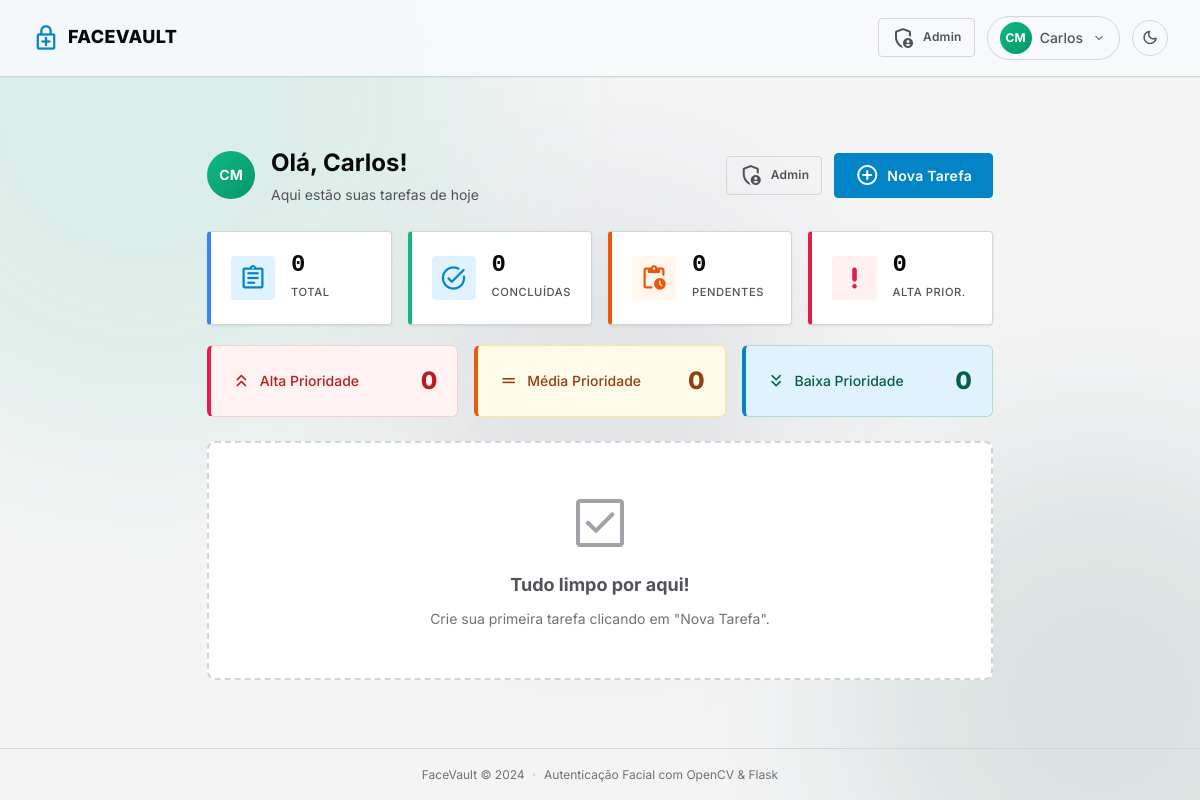
Screenshot of / (signed in) with the database file from the repository.
### models.py (models this page shows, shortened)
class User(UserMixin, db.Model):
    id             = db.Column(db.Integer, primary_key=True)
    nome           = db.Column(db.String(150), nullable=False)
    sobrenome      = db.Column(db.String(150), nullable=False)
    email          = db.Column(db.String(150), unique=True, nullable=False)
    cpf            = db.Column(db.String(11), unique=True, nullable=False)
    celular        = db.Column(db.String(15), nullable=False)
    data_nascimento= db.Column(db.Date, nullable=False)
    genero         = db.Column(db.String(20), nullable=False)
    face_image_path= db.Column(db.String(300), nullable=False)
    is_admin       = db.Column(db.Boolean, default=False, nullable=False)
    is_active      = db.Column(db.Boolean, default=True, nullable=False)
    tema           = db.Column(db.String(20), default='vault', nullable=False)
    criado_em      = db.Column(db.DateTime, default=datetime.utcnow, nullable=False)
    atualizado_em  = db.Column(db.DateTime, default=datetime.utcnow,
                               onupdate=datetime.utcnow, nullable=False)
    tasks = db.relationship('Task', backref='owner', lazy=True,
                            cascade='all, delete-orphan')
    @property
    def nome_completo(self):
        return f"{self.nome} {self.sobrenome}"

### routes/tasks.py (the view)
@tasks_bp.route('/')
@login_required
def index():
    tasks = (Task.query
             .filter_by(user_id=current_user.id)
             .order_by(Task.completed.asc(),      # Pendentes antes das concluídas
                       Task.priority.desc(),      # Alta prioridade no topo
                       Task.id.desc())            # Mais recentes primeiro em caso de empate
             .all())
    return render_template('index.html', tasks=tasks)

### templates/index.html (shortened to what this page needs)
{% extends 'base.html' %}
{% block content %}
<div class="dashboard">
    <header class="dash-header">
        <div class="dash-header__info">
            <div class="avatar avatar--lg">{{ current_user.nome[0] }}{{ current_user.sobrenome[0] }}</div>
            <div>
                <h1 class="dash-header__title">Olá, {{ current_user.nome }}!</h1>
                <p class="dash-header__sub">Aqui estão suas tarefas de hoje</p>
            </div>
        </div>
        <div class="dash-header__actions">
            {% if current_user.is_admin %}
            <a href="{{ url_for('admin.dashboard') }}" class="btn btn--ghost btn--sm">
                <span class="material-symbols-rounded">admin_panel_settings</span> Admin
            </a>
            {% endif %}
            <a href="{{ url_for('tasks.add_task') }}" class="btn btn--primary">
                <span class="material-symbols-rounded">add_circle</span> Nova Tarefa
            </a>
        </div>
    </header>
    <div class="stats" id="stats-row">
        <div class="stat-card stat-card--blue">
            <span class="material-symbols-rounded">assignment</span>
            <div><strong id="st-total">{{ tasks|length }}</strong><small>Total</small></div>
        </div>
        <div class="stat-card stat-card--green">
            <span class="material-symbols-rounded">task_alt</span>
            <div><strong id="st-done">{{ tasks|selectattr('completed')|list|length }}</strong><small>Concluídas</small></div>
        </div>
        <div class="stat-card stat-card--orange">
            <span class="material-symbols-rounded">pending_actions</span>
            <div><strong id="st-pending">{{ tasks|rejectattr('completed')|list|length }}</strong><small>Pendentes</small></div>
        </div>
        <div class="stat-card stat-card--red">
            <span class="material-symbols-rounded">priority_high</span>
            <div><strong id="st-high">{{ tasks|selectattr('priority','equalto',3)|rejectattr('completed')|list|length }}</strong><small>Alta Prior.</small></div>
        </div>
    </div>
    {% set high = tasks|selectattr('priority','equalto',3)|rejectattr('completed')|list|length %}
    {% set med  = tasks|selectattr('priority','equalto',2)|rejectattr('completed')|list|length %}
    {% set low  = tasks|selectattr('priority','equalto',1)|rejectattr('completed')|list|length %}
    <div class="priority-cards">
        <div class="priority-card priority-card--high">
            <div class="priority-card__left">
                <span class="material-symbols-rounded">keyboard_double_arrow_up</span>
                <span>Alta Prioridade</span>
            </div>
            <strong id="pc-high">{{ high }}</strong>
        </div>
        <div class="priority-card priority-card--medium">
            <div class="priority-card__left">
                <span class="material-symbols-rounded">drag_handle</span>
                <span>Média Prioridade</span>
            </div>
            <strong id="pc-med">{{ med }}</strong>
        </div>
        <div class="priority-card priority-card--low">
            <div class="priority-card__left">
                <span class="material-symbols-rounded">keyboard_double_arrow_down</span>
                <span>Baixa Prioridade</span>
            </div>
            <strong id="pc-low">{{ low }}</strong>
        </div>
    </div>
    {% if tasks %}
    <h2 class="section-title">Suas Tarefas</h2>
    <div class="task-list" id="task-list">
        {% for task in tasks %}
        <div class="task-item {% if task.completed %}task-item--done{% endif %}"
             id="task-{{ task.id }}"
             data-task-id="{{ task.id }}"
             data-completed="{{ 'true' if task.completed else 'false' }}"
             data-priority="{{ task.priority }}"
             data-toggle-url="{{ url_for('tasks.toggle_task_ajax', task_id=task.id) }}">
            <button class="task-checkbox" title="Marcar como concluída" onclick="toggleTask(event, {{ task.id }})">
                <span class="task-checkbox__ring"></span>
                <span class="material-symbols-rounded task-checkbox__icon">
                    {% if task.completed %}check_circle{% else %}radio_button_unchecked{% endif %}
                </span>
            </button>
            <div class="task-item__body">
                <p class="task-item__title">{{ task.title }}</p>
                {% if task.description %}
                <p class="task-item__desc">{{ task.description }}</p>
                {% endif %}
                <div class="task-item__meta">
                    <span>
                        <span class="material-symbols-rounded">calendar_today</span>
                        {{ task.criado_em.strftime('%d/%m/%Y') }}
                    </span>
                </div>
            </div>
            <span class="badge badge--{{ task.priority_color }}">{{ task.priority_label }}</span>
            <div class="task-item__actions">
                <a href="{{ url_for('tasks.update_task', task_id=task.id) }}"
                   class="btn btn--icon btn--ghost" title="Editar">
                    <span class="material-symbols-rounded">edit</span>
                </a>
                <a href="{{ url_for('tasks.delete_task', task_id=task.id) }}"
                   class="btn btn--icon btn--danger-ghost" title="Excluir"
                   onclick="return confirm('Confirma a exclusão?')">
                    <span class="material-symbols-rounded">delete</span>
                </a>
            </div>
        </div>
        {% endfor %}
    </div>
    {% else %}
    <div class="empty">
        <span class="material-symbols-rounded empty__icon">check_box</span>
        <p class="empty__title">Tudo limpo por aqui!</p>
        <p class="empty__sub">Crie sua primeira tarefa clicando em "Nova Tarefa".</p>
    </div>
    {% endif %}
</div>
{% endblock %}

### templates/base.html (shortened to what this page needs)
<!DOCTYPE html>
<html lang="pt-BR" id="html-root">
<head>
    <link rel="stylesheet" href="{{ url_for('static', filename='css/style.css') }}">
    {% if current_user.is_authenticated and current_user.tema and current_user.tema != 'vault' %}
    <link rel="stylesheet" href="{{ url_for('static', filename='css/theme-' + current_user.tema + '.css') }}">
    {% endif %}
</head>
<body>
<div class="bg-orbs" aria-hidden="true">
    <div class="bg-orb bg-orb--1"></div>
    <div class="bg-orb bg-orb--2"></div>
</div>
<nav class="navbar">
    <a href="{{ url_for('tasks.index') if current_user.is_authenticated else url_for('auth.login') }}" class="navbar__brand">
        <span class="material-symbols-rounded">enhanced_encryption</span>
        <span>FaceVault</span>
    </a>
    <div class="navbar__right">
        {% if current_user.is_authenticated %}
        {% if current_user.is_admin %}
        <a href="{{ url_for('admin.dashboard') }}" class="btn btn--ghost btn--sm">
            <span class="material-symbols-rounded">admin_panel_settings</span> Admin
        </a>
        {% endif %}
        <div class="profile-menu" id="profile-menu">
            <button class="profile-trigger" onclick="toggleProfileMenu()">
                <div class="avatar">{{ current_user.nome[0] }}{{ current_user.sobrenome[0] }}</div>
                <span class="navbar__name">{{ current_user.nome }}</span>
                <span class="material-symbols-rounded dropdown-arrow">expand_more</span>
            </button>
        </div>
        {% endif %}
        <button class="theme-toggle" id="theme-toggle" title="Alternar tema" onclick="toggleTheme()">
            <span class="material-symbols-rounded" id="theme-icon">dark_mode</span>
        </button>
    </div>
</nav>
<main class="main">
    {% block content %}{% endblock %}
</main>
<footer class="footer">
    <span>FaceVault &copy; 2024</span>
    <span class="footer__sep">·</span>
    <span>Autenticação Facial com OpenCV &amp; Flask</span>
</footer>
</body>
</html>

### static/css/theme-terminal.css (style rules this page uses)
:root { --c-primary: #0284c7; --c-primary-d: #0369a1; --c-primary-l: #e0f2fe; --c-primary-ring: rgba(2,132,199,.22); --c-success: #10b981; --c-success-l: #ecfdf5; --c-danger: #e11d48; --c-danger-l: #fff1f2; --c-warning: #ea580c; --c-warning-l: #fff7ed; --c-info: #3b82f6; --c-info-l: #eff6ff; --c-50: #f4f4f5; --c-100: #e4e4e7; --c-200: #d4d4d8; --c-300: #a1a1aa; --c-400: #71717a; --c-500: #52525b; --c-700: #27272a; --c-900: #09090b; --r-sm: 2px; --r-md: 4px; --r-lg: 6px; --r-xl: 8px; }
.navbar__brand { text-transform: uppercase; letter-spacing: 0.02em; color: var(--c-900); }
.navbar__brand .material-symbols-rounded { color: var(--c-primary); }
.stat-card { border-left: 4px solid var(--c-300); border-radius: var(--r-md); }
.stat-card--blue { border-left-color: #3b82f6; }
.stat-card--green { border-left-color: var(--c-success); }
.stat-card--orange { border-left-color: var(--c-warning); }
.stat-card--red { border-left-color: var(--c-danger); }
.stat-card strong { font-family: monospace; }
.stat-card small { text-transform: uppercase; font-size: .7rem; letter-spacing: .05em; }
.priority-card--high { border-left: 4px solid var(--c-danger); }
.priority-card--medium { border-left: 4px solid var(--c-warning); }
.priority-card--low { border-left: 4px solid var(--c-primary); }
.btn { letter-spacing: .02em; }

### rows the page displays
User: nome "C", sobrenome "M", nome "Carlos"

### other values shown
{{ tasks|length }} "0"
{{ tasks|selectattr('completed')|list|length }} "0"
{{ tasks|rejectattr('completed')|list|length }} "0"
{{ high }} "0"
{{ med }} "0"
{{ low }} "0"
